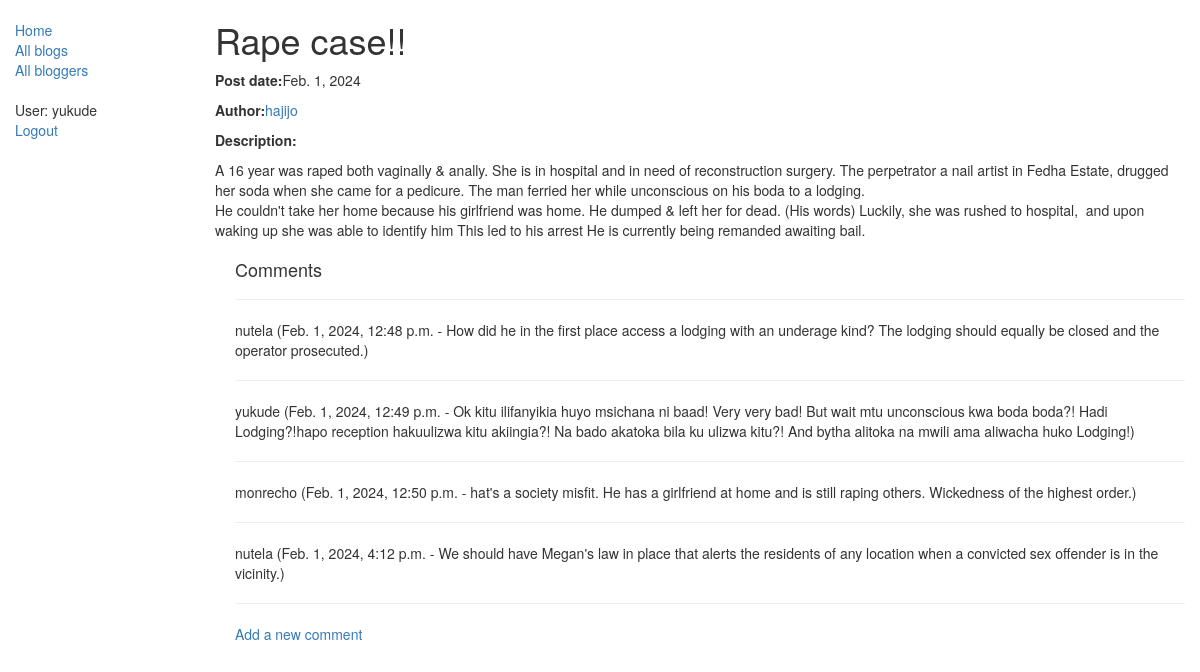
Screenshot of /blog/1 (signed in) with the database file from the repository.
### blog/models.py (models this page shows, shortened)
class BlogPost(models.Model):
    name = models.CharField(max_length=200)
    author = models.ForeignKey(BlogAuthor, on_delete=models.SET_NULL, null=True)
    description = models.TextField(max_length=2000, help_text="Enter your blog text here.")
    post_date = models.DateField(default=date.today)
    class Meta:
        ordering = ["-post_date"]

class BlogAuthor(models.Model):
    user = models.OneToOneField(User, on_delete=models.SET_NULL, null=True)
    bio = models.TextField(max_length=400, help_text="Enter your bio details here.")
    class Meta:
        ordering = ["user","bio"]
    def __str__(self):
        return self.user.username

class Comments(models.Model):
    description = models.TextField(max_length=1000, help_text="Comment about the blog")
    author = models.ForeignKey(User, on_delete=models.RESTRICT, null=True)
    post_date = models.DateTimeField(auto_now_add=True)
    blog = models.ForeignKey(BlogPost, on_delete=models.CASCADE)
    class Meta:
        ordering = ["post_date"]

### blog/views.py (the view)
# urls.py: path('blog/<int:pk>', views.BlogDetailView.as_view(), name='blog-detail'),
class BlogDetailView(generic.DetailView):
    model = BlogPost

### blog/templates/blog/blogpost_detail.html
{% extends "base_generic.html" %}
{% block content %}
    <h1>{{ blogpost.name }}</h1>
    <p><strong>Post date:</strong>{{ blogpost.post_date }}</p>
    <p><strong>Author:</strong><a href="{% url 'blogs-by-author' blogpost.author.pk %}">{{ blogpost.author }}</a></p>
    <p><strong>Description:</strong></p>
    <p style="white-space: pre-wrap;">{{ blogpost.description }}</p>
    <div style="margin-left: 20px;margin-top: 20px;">
        <h4>Comments</h4>
        {% for comment in blogpost.comments_set.all %}
            <hr>
            <p>{{ comment.author }} ({{ comment.post_date }} - {{ comment.description }})</p>
        {% endfor %}
        <hr>
        {% if user.is_authenticated %}
            <a href="{% url 'blog_comment' blogpost.id %}">Add a new comment</a>
        {% else %}
            <p><a href="{% url 'login' %}?next={{ request.path }}">Login</a> to add a new comment</p>
        {% endif %}
    </div>
{% endblock %}

### blog/templates/base_generic.html (shortened to what this page needs)
<!DOCTYPE html>
<html lang="en">
<head>
    <link rel="stylesheet" href="https://maxcdn.bootstrapcdn.com/bootstrap/3.3.7/css/bootstrap.min.css">
    {% load static%}
    <link rel="stylesheet" href="{% static 'css/styles.css' %}">
</head>
<body>
    <div class="container-fluid">
        <div class="row">
            <div class="col-sm-2">
                {% block sidebar %}
                    <ul class="sidebar-nav">
                        <li><a href="{% url 'index' %}">Home</a></li>
                        <li><a href="{% url 'blogs' %}">All blogs</a></li>
                        <li><a href="{% url 'bloggers' %}">All bloggers</a></li>
                    </ul>
                    <ul class="sidebar-nav">
                        {% if user.is_authenticated %}
                            <li>User: {{ user.get_username }}</li>
                            <li><a href="{% url 'logout' %}?next={{request.path}}">Logout</a></li>
                        {% else %}
                            <li><a href="{% url 'login' %}?next={{request.path}}"></a></li>
                        {% endif %}
                    </ul>
                {% endblock %}
            </div>
            <div class="col-sm-10">
                {% block content %}{% endblock %}
            </div>
        </div>
    </div>
</body>
</html>

### blog/static/css/styles.css (style rules this page uses)
.sidebar-nav { margin-top: 20px; padding: 0; list-style: none; }

### rows the page displays
BlogPost: name "Rape case!!", post_date "Feb. 1, 2024", author "hajijo", description "A 16 year was raped both vaginally & anally. She is in hospital and in need of reconstruction surgery. The perpetrator a nail artist in Fedha Estate, drugged her soda when she came for a pedicure. The man ferried her while unconscious on his boda to a lodging. He couldn't take her home because his girlfriend was home. He dumped & left her for dead. (His words) Luckily, she was rushed to hospital, and upon waking up she was able to identify him This led to his arrest He is currently being remanded awaiting bail."
Comments: author "nutela", post_date "Feb. 1, 2024, 12:48 p.m.", description "How did he in the first place access a lodging with an underage kind? The lodging should equally be closed and the operator prosecuted."
Comments: author "yukude", post_date "Feb. 1, 2024, 12:49 p.m.", description "Ok kitu ilifanyikia huyo msichana ni baad! Very very bad! But wait mtu unconscious kwa boda boda?! Hadi Lodging?!hapo reception hakuulizwa kitu akiingia?! Na bado akatoka bila ku ulizwa kitu?! And bytha alitoka na mwili ama aliwacha huko Lodging!"
Comments: author "monrecho", post_date "Feb. 1, 2024, 12:50 p.m.", description "hat's a society misfit. He has a girlfriend at home and is still raping others. Wickedness of the highest order."
Comments: author "nutela", post_date "Feb. 1, 2024, 4:12 p.m.", description "We should have Megan's law in place that alerts the residents of any location when a convicted sex offender is in the vicinity."

### other values shown
{{ user.get_username }} "yukude"
